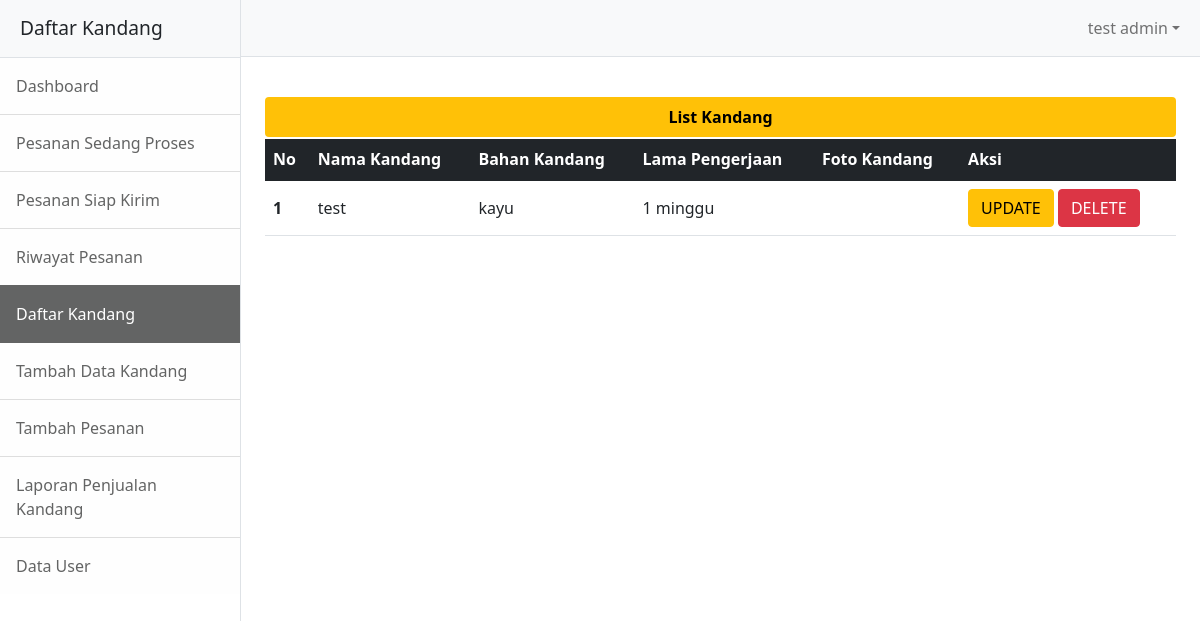
Before: /pegawai/daftarkandang.php (signed in) with the older database file.
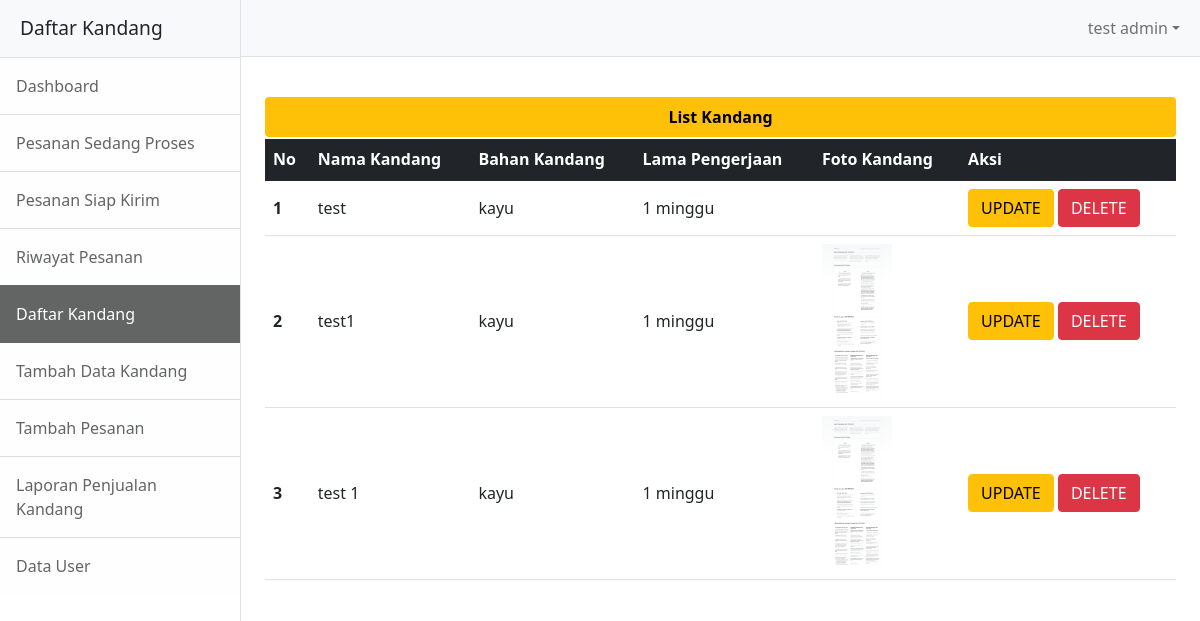
After: the same page with the newer database file.
### tables this page shows
CREATE TABLE `kandang` (
  `id_kandang` int(11) NOT NULL,
  `nama_kandang` varchar(30) NOT NULL,
  `ukuran_kandang` enum('sedang','besar') NOT NULL,
  `bahan_kandang` enum('kayu','besi') NOT NULL,
  `foto_kandang` text NOT NULL,
  `lama_pengerjaan` varchar(10) NOT NULL,
  `harga_kandang` int(30) NOT NULL
);

### pegawai/daftarkandang.php (the view, shortened to what this page needs)
<?php
if ($_SESSION['nama_petugas'] !== null) {
    include '../conn.php';
    $title = "Daftar Kandang";
    $querykandang = "SELECT * FROM kandang";
    $execkandang = mysqli_query($conn, $querykandang);
    $datakandang = mysqli_fetch_all($execkandang, MYSQLI_ASSOC);
    $pesan = "<td colspan='6' class='text-center'>Belum Ada Pesanan Selesai Nih</td>";
}
?>
<?php if ($_SESSION['nama_petugas'] !== null) : ?>
    <!DOCTYPE html>
    <html lang="en">
    <head>
        <link href="../assets/css/bootstrap.css" rel="stylesheet" />
    </head>
    <body>
        <div class="d-flex" id="wrapper">
            <div class="border-end bg-white" id="sidebar-wrapper">
                <div class="sidebar-heading border-bottom col-12 bg-light text-truncate"><?= $title ?></div>
                <div class="list-group list-group-flush">
                    <a class="list-group-item list-group-item-action list-group-item-light p-3 <?= ($title === "Dashboard Petugas") ? 'active' : ''; ?>" href="dashboard.php">Dashboard</a>
                    <a class="list-group-item list-group-item-action list-group-item-light p-3 <?= ($title === "Pesanan Sedang Proses") ? 'active' : ''; ?>" href="pesanandiproses.php">Pesanan Sedang Proses</a>
                    <a class="list-group-item list-group-item-action list-group-item-light p-3 <?= ($title === "Pesanan Siap Kirim") ? 'active' : ''; ?>" href="pesanansiap.php">Pesanan Siap Kirim</a>
                    <a class="list-group-item list-group-item-action list-group-item-light p-3 <?= ($title === "Riwayat Pesanan") ? 'active' : ''; ?>" href="riwayatpesanan.php">Riwayat Pesanan</a>
                    <a class="list-group-item list-group-item-action list-group-item-light p-3 <?= ($title === "Daftar Kandang") ? 'active' : ''; ?>" href="daftarkandang.php">Daftar Kandang</a>
                    <a class="list-group-item list-group-item-action list-group-item-light p-3 <?= ($title === "Tambah Kandang") ? 'active' : ''; ?>" href="tambahkandang.php">Tambah Data Kandang</a>
                    <a class="list-group-item list-group-item-action list-group-item-light p-3 <?= ($title === "Tambah Pesanan") ? 'active' : ''; ?>" href="tambahpesanan.php">Tambah Pesanan</a>
                    <a class="list-group-item list-group-item-action list-group-item-light p-3 <?= ($title === "Laporan Penjualan") ? 'active' : ''; ?>" href="laporanpenjualan.php">Laporan Penjualan Kandang</a>
                    <a class="list-group-item list-group-item-action list-group-item-light p-3 <?= ($title === "Data User") ? 'active' : ''; ?>" href="datauser.php">Data User</a>
                </div>
            </div>
            <div id="page-content-wrapper">
                <nav class="navbar navbar-expand-sm navbar-light bg-light border-bottom">
                    <div class="container-fluid">
                        <div class="collapse navbar-collapse" id="navbarSupportedContent">
                            <ul class="navbar-nav ms-auto mt-2 mt-lg-0">
                                <li class="nav-item dropdown">
                                    <a class="nav-link dropdown-toggle" id="navbarDropdown" href="#" role="button" data-bs-toggle="dropdown" aria-haspopup="true" aria-expanded="false"><?= $_SESSION['nama_petugas'] ?></a>
                                </li>
                            </ul>
                        </div>
                    </div>
                </nav>
                <div class="container">
                    <div class="container col-xxl-12 mb-3">
                        <div class="row flex-lg align-items-center g-1 py-3">
                            <?php if (!isset($_GET['update'])) { ?>
                                <div class="col-12">
                                    <div class="table-responsive mt-4">
                                        <table class="table caption-top">
                                            <caption class="btn-warning text-center rounded disabled fw-bold">List Kandang</caption>
                                            <thead class="table-dark">
                                                <tr>
                                                    <th scope="col">No</th>
                                                    <th scope="col">Nama Kandang</th>
                                                    <th scope="col">Bahan Kandang</th>
                                                    <th scope="col">Lama Pengerjaan</th>
                                                    <th scope="col">Foto Kandang</th>
                                                    <th>Aksi</th>
                                                </tr>
                                            </thead>
                                            <tbody class="align-middle">
                                                <?php $no = 0 ?>
                                                <?php if (count($datakandang) > 0) : ?>
                                                    <?php foreach ($datakandang as $kandang) { ?>
                                                        <?php $no++ ?>
                                                        <tr>
                                                            <th scope="row"><?= $no ?></th>
                                                            <td><?= $kandang['nama_kandang'] ?></td>
                                                            <td><?= $kandang['bahan_kandang'] ?></td>
                                                            <td><?= $kandang['lama_pengerjaan'] ?></td>
                                                            <td><img width="70px" src="../assets/img/foto-kandang/<?= $kandang['foto_kandang'] ?>" alt="" srcset=""></td>
                                                            <td>
                                                                <a class="btn btn-warning" href="?update=<?= $kandang['id_kandang'] ?>">UPDATE</a>
                                                                <a class="btn btn-danger" href="?delete=<?= $kandang['id_kandang'] ?>">DELETE</a>
                                                            </td>
                                                        </tr>
                                                    <?php } ?>
                                                <?php else : ?>
                                                    <?= $pesan ?>
                                                <?php endif ?>
                                            </tbody>
                                        </table>
                                    </div>
                                </div>
                            <?php } ?>
                        </div>
                    </div>
                </div>
            </div>
        </div>
    </body>
    </html>
<?php else : ?>
    <?php header("location:index.php") ?>
<?php endif ?>

Changed rows visible on the page:
added kandang: nama_kandang "test1", bahan_kandang "kayu", lama_pengerjaan "1 minggu", foto_kandang (picture)
added kandang: nama_kandang "test 1", bahan_kandang "kayu", lama_pengerjaan "1 minggu", foto_kandang (picture)
